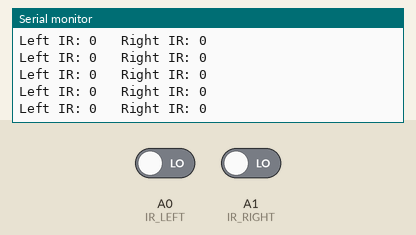
Bench run of a sketch on a simulated Arduino Uno, built with avr-gcc and run on an emulated ATmega328P. Parts: the last lines printed to the serial monitor. Inputs (shaded band) come from the test bench; at power-on: A0 (IR_LEFT) LOW, A1 (IR_RIGHT) LOW.

Above: at 1.2 s.
1.3 s: A0 (IR_LEFT) driven HIGH
At 2.1 s:
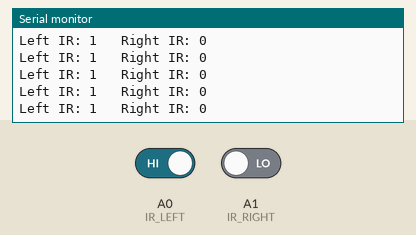
4.3 s: A1 (IR_RIGHT) driven HIGH
At 4.8 s:
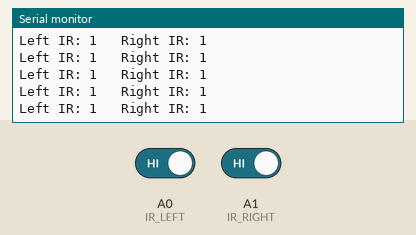
5.8 s: A0 (IR_LEFT) driven LOW
At 6.3 s:
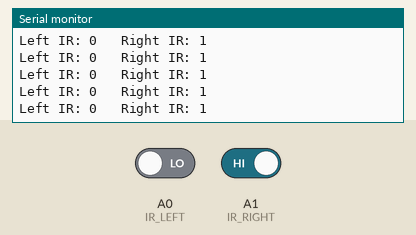

Measured:
- after the input at 1.3 s, the serial monitor: prints a new line after 0.08 s (image 1)
- after the input at 4.3 s, the serial monitor: prints a new line after 0.05 s (image 2)
- after the input at 5.8 s, the serial monitor: prints a new line after 0.07 s (image 3)

The sketch:

Project_3-1.ino
```cpp
#define IR_LEFT A0
#define IR_RIGHT A1

void setup() {
  pinMode(IR_LEFT, INPUT);
  pinMode(IR_RIGHT, INPUT);
  Serial.begin(9600);
}

void loop() {
  Serial.print("Left IR: ");
  Serial.print(digitalRead(IR_LEFT));
  Serial.print("   ");
  Serial.print("Right IR: ");
  Serial.println(digitalRead(IR_RIGHT));
}
```
